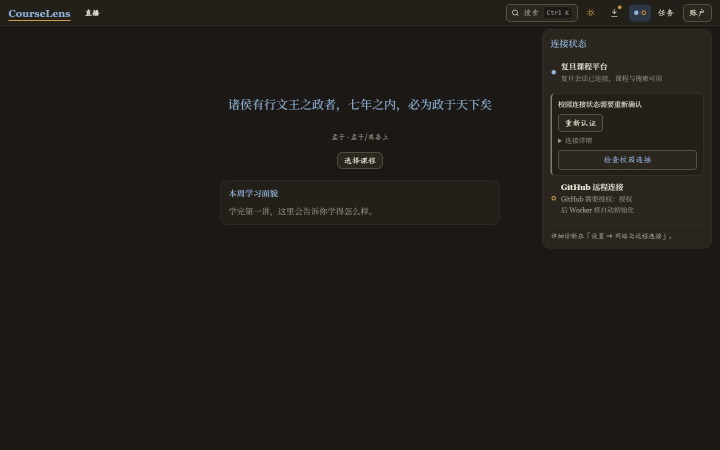
#> input picture tests/visual-baseline/baselines/conn-dialog--dark--1440x900.jpg, 1440 x 900 px (shown at 1/2 size)
$ python -i junk_filter.py   (imports and definitions only)
#> lines starting #> are read from the running program, lines starting #| are printed output that depends on the picture
#> further down, picture is the input picture: PIL image 1440x900 RGB; mean R, G, B 31.7, 27.9, 24.2
"""Blacklist filter for recurring browser junk pages in slide decks.

Some platform slide URLs serve full browser-window screenshots of public
notice pages (tab bar, address bar, and taskbar in frame) instead of real
courseware.  Those pages are pure noise for PPT extraction, so each decoded
frame is reduced and compared against a small blacklist before the OCR
stage runs; a hit is skipped with a closed-set reason and never becomes a
slide page.

The match is deliberately robust to everything that changes between
captures of the same junk page — browser chrome, per-PC peripherals,
compression noise, mild blur, moderate scale drift.  Each frame is reduced
to its centre content region (``JUNK_ROI``), normalized to a fixed size,
lightly blurred, and condensed into two 64-bit perceptual hashes.  A frame
is junk when EITHER hash lands within ``JUNK_HAMMING_THRESHOLD`` bits of a
blacklist entry: the OR tolerates each single algorithm's blind spots.
"""

from __future__ import annotations

import numpy as np
from PIL import Image, ImageFilter

# 如何新增黑名单条目：取一张垃圾页截图（图片不入仓）→
#   entry = entry_for(image, label="简短标识")
# → 把返回的 {"dhash", "ahash", "label"} 追加到下方 JUNK_PAGE_BLACKLIST
#   一行即可。哈希注册与线上判定走同一条 dual_hash 路径，无需另行校准。

JUNK_PAGE_SKIP_REASON = "junk_page"
JUNK_HAMMING_THRESHOLD = 12
JUNK_NORM_SIZE = 64
# Centre content region as (left, top, right, bottom) fractions: excludes the
# tab bar, address bar, taskbar, and window edges that differ per capture.
JUNK_ROI = (0.20, 0.15, 0.80, 0.85)

JUNK_PAGE_BLACKLIST: tuple[dict[str, str], ...] = (
    {"dhash": "662f5ce3e3f19292", "ahash": "1f81e4383178f8fc", "label": "icourse-notice-page"},
    {"dhash": "6e0754e363f182d1", "ahash": "2381fc3839f8fafc", "label": "ce-evaluation-notice"},
    {"dhash": "3d23235163530504", "ahash": "808191f9f0f9ffff", "label": "service-hall-portal"},
    {"dhash": "b4661de163719251", "ahash": "1f1f807839fcfff8", "label": "notice-variant-b"},
)

# ---- V2 四级流水（NIGHT5-U4）------------------------------------------------
# 背景：黑名单只能冻结已见过的页面；平台侧每个学校的门户皮肤不同、截图设备
# 不同，同一张通知页的变体可以无限多。V2 在黑名单之外叠加三层不依赖具体皮肤
# 的通用判定，全部阈值取自 2026-09 六样本真页分析（757/68、94 零死亡、单例
# 正裁、17+ 变体、27/27 六钉），在真实样本上校准后冻结：
#   ① 无特征页：灰度方差过低 / dhash 全零 / ahash 置位过少 —— 空白页与近纯色
#     截图；深底板书（稀疏粉笔笔画）靠动态范围豁免，不得误杀。
#   ② 浏览器 chrome 结构门：顶带（标签+地址栏）行方差低且横向强边缘足够多，
#     且底带（任务栏）呈条带结构 —— 这是"整窗截图"的形状证据，与皮肤无关。
#   ③ 组内近重复家族：黑名单近失（13~18 位）的幸存页按种子半径聚簇，≥3 张
#     成族 —— 同一张垃圾页的变体天然聚簇，真实讲义不会。
#   ④ OCR 语义裁决：家族代表页与带弱信号的孤页，正文命中闭集词表才落刀；
#     语义永远不单独杀人，必须伴随形状或聚簇证据。
JUNK_FEATURELESS_GV_MAX = 8.0
JUNK_AHASH_MIN_BITS = 6
JUNK_BOARD_RANGE_MIN = 60.0
JUNK_CHROME_TOP_FRAC = 0.12
JUNK_CHROME_TOP_EDGE_FRAC = 0.15
JUNK_CHROME_BOTTOM_FRAC = 0.08
JUNK_CHROME_ROWVAR_MAX = 300.0
JUNK_CHROME_EDGE_MIN = 10
JUNK_CHROME_EDGE_DELTA = 8.0
JUNK_CHROME_BOTTOM_VAR_MIN = 1500.0
JUNK_FAMILY_RADIUS = 8
JUNK_FAMILY_MIN_MEMBERS = 3
JUNK_BLACKLIST_NEAR_MAX = 18
JUNK_SEMANTIC_WORDS: tuple[str, ...] = ("通知", "公告", "评教", "提醒", "服务大厅", "门户")


def _normalized(image: Image.Image) -> Image.Image:
    """ROI-crop, normalize, and denoise one frame into the hashing domain."""
    left, top, right, bottom = JUNK_ROI
    width, height = image.size
    box = (
        int(width * left),
        int(height * top),
        int(width * right),
        int(height * bottom),
    )
    crop = image
    if box[2] - box[0] >= 2 and box[3] - box[1] >= 2:
        crop = image.crop(box)
    gray = crop.convert("L").resize((JUNK_NORM_SIZE, JUNK_NORM_SIZE))
    return gray.filter(ImageFilter.GaussianBlur(1))


def dual_hash(image: Image.Image) -> tuple[str, str]:
    """Return ``(dhash_hex, ahash_hex)`` — two 64-bit perceptual hashes."""
    normalized = _normalized(image)
    dgrid = np.asarray(normalized.resize((9, 8)))
    dvalue = 0
    for bit in (dgrid[:, 1:] > dgrid[:, :-1]).flatten():
        dvalue = (dvalue << 1) | int(bit)
    agrid = np.asarray(normalized.resize((8, 8)))
    avalue = 0
    for bit in (agrid > agrid.mean()).flatten():
        avalue = (avalue << 1) | int(bit)
    return f"{dvalue:016x}", f"{avalue:016x}"


def hamming_distance(left: str, right: str) -> int:
    """Count differing bits between two same-width hex hashes."""
    return (int(left, 16) ^ int(right, 16)).bit_count()


# [31 lines left out: functions entry_for, junk_match, is_junk_page, not called in this run]


def frame_features(image: Image.Image) -> dict[str, object]:
    """Compute every V2 signal for one frame in a single pass.

    Returns a plain dict so it can travel with the page record through the
    OCR pipeline and feed the deck-level adjudication later.  Hashes reuse
    :func:`dual_hash` so the blacklist, the family clustering, and the
    registration helper all live in one perceptual domain.
    """
    gray = np.asarray(image.convert("L"), dtype=np.float32)
    height, _width = gray.shape
#> height = 900
    top_band = gray[: int(height * JUNK_CHROME_TOP_FRAC), :]
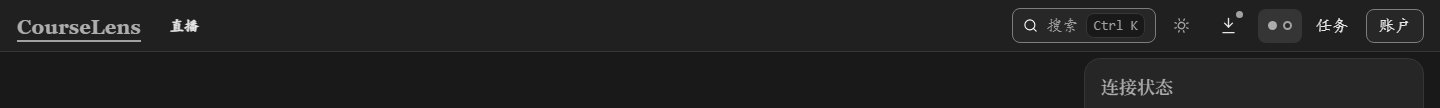
#> top_band: shape (108, 1440) float32; min 6, max 252, mean 32.9
    edge_band = gray[: int(height * JUNK_CHROME_TOP_EDGE_FRAC), :]
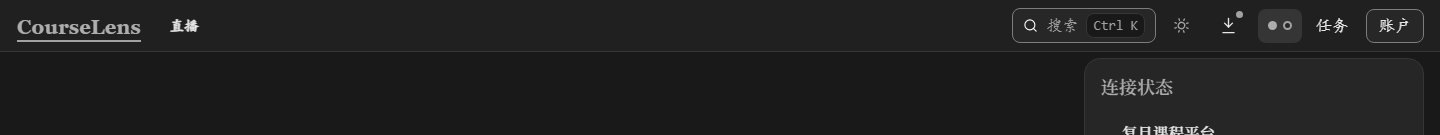
#> edge_band: shape (135, 1440) float32; min 6, max 252, mean 32.2
    bottom_band = gray[int(height * (1.0 - JUNK_CHROME_BOTTOM_FRAC)):, :]
#> bottom_band: shape (72, 1440) float32; every value is 25
    row_means_top = top_band.mean(axis=1)
#> row_means_top = 108 values, max 56 at index 51, min 23 at index 52, mean 32.85
    row_edges = np.abs(np.diff(edge_band, axis=0)).mean(axis=1)
#> row_edges = 134 values, max 33 at index 51, min 0 at index 0, mean 2.67
    row_means_bottom = bottom_band.mean(axis=1)
#> row_means_bottom = 72 values from 25 to 25
    dhash_hex, ahash_hex = dual_hash(image)
#> in _normalized, `crop = image.crop(box)`:
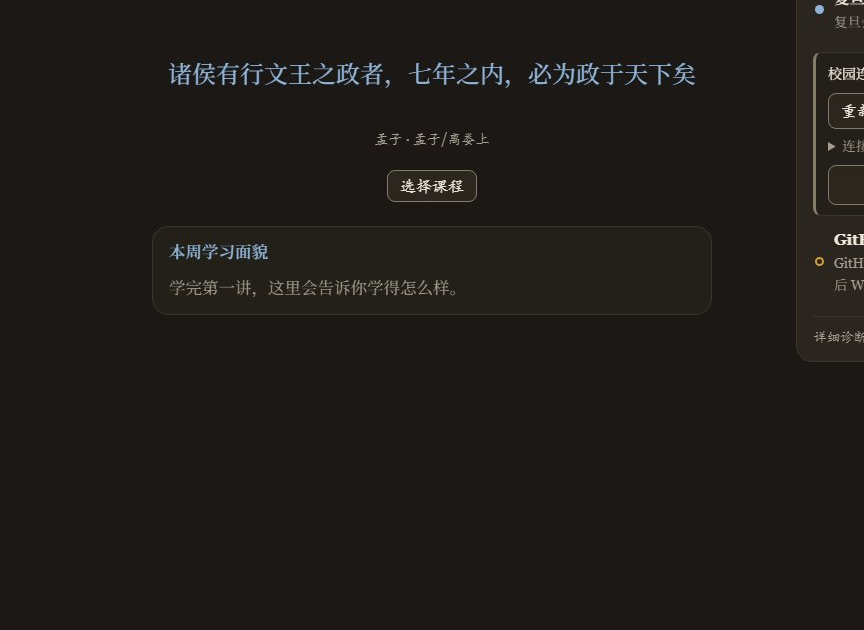
#> crop: PIL image 864x630 RGB; mean R, G, B 30.9, 27.2, 23.8
#> in _normalized, `gray = crop.convert("L").resize((JUNK_NORM_SIZE, JUNK_NORM_SIZE))`:
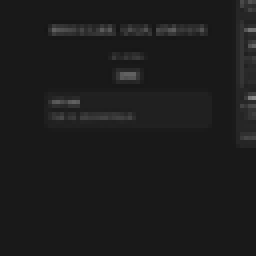
#> gray: PIL image 64x64 L (shown 4 times larger); min 21, max 136, mean 28
#> the loop in dual_hash, `for bit in (dgrid[:, 1:] > dgrid[:, :-1]).flatten():` made 64 passes
#> (bit, dvalue) on passes 3 to 14: (False, 6), (False, 12), (True, 25), (False, 50), (False, 100), (True, 201), (True, 403), (True, 807), (False, 1614), (True, 3229), (False, 6458), (False, 12916)
#> dvalue on passes 1 to 2: 1, 3
#> after the loop in dual_hash, `for bit in (dgrid[:, 1:] > dgrid[:, :-1]).flatten():`: dvalue = 14542635299705454592
#> the loop in dual_hash, `for bit in (agrid > agrid.mean()).flatten():` made 64 passes
#> (bit, avalue) on passes 3 to 14: (True, 3), (True, 7), (True, 15), (True, 31), (False, 62), (True, 125), (False, 250), (False, 500), (True, 1001), (True, 2003), (True, 4007), (True, 8015)
#> avalue on passes 1 to 2: 0, 1
#> after the loop in dual_hash, `for bit in (agrid > agrid.mean()).flatten():`: avalue = 9024397261588660224
#> dhash_hex = 'c9d1d1c141000000'; ahash_hex = '7d3d197f01000000'
    top_var = float(row_means_top.var())
#> top_var = 41.91
    strong_edges = int((row_edges > JUNK_CHROME_EDGE_DELTA).sum())
#> strong_edges = 14
    bottom_var = float(row_means_bottom.var())
#> bottom_var = 0
    near = min(
        min(hamming_distance(dhash_hex, row["dhash"]), hamming_distance(ahash_hex, row["ahash"]))
        for row in JUNK_PAGE_BLACKLIST
    )
#> near = 26
    return {
        "gv": float(gray[::4, ::4].var()),
        "range": float(np.percentile(gray, 99) - np.percentile(gray, 1)),
        "dhash": dhash_hex,
        "ahash": ahash_hex,
        "ahash_bits": bin(int(ahash_hex, 16)).count("1"),
        "top_var": top_var,
        "strong_edges": strong_edges,
        "bottom_var": bottom_var,
        "chrome": (
            top_var < JUNK_CHROME_ROWVAR_MAX
            and strong_edges >= JUNK_CHROME_EDGE_MIN
            and bottom_var > JUNK_CHROME_BOTTOM_VAR_MIN
        ),
        "weak_chrome": (
            (top_var < JUNK_CHROME_ROWVAR_MAX and strong_edges >= JUNK_CHROME_EDGE_MIN)
            or bottom_var > JUNK_CHROME_BOTTOM_VAR_MIN
        ),
        "near": int(near),
    }


# [14 lines left out: function featureless_verdict, not called in this run]


def chrome_verdict(features: dict[str, object]) -> bool:
    """Stage ② — full-window browser screenshot by band structure alone."""
    return bool(features["chrome"])


# [62 lines left out: functions semantic_hit, near_duplicate_families, adjudicate_deck, not called in this run]

>>> from PIL import Image
>>> picture = Image.open('../tests/visual-baseline/baselines/conn-dialog--dark--1440x900.jpg')
>>> result = frame_features(picture)
#> result = 11 items
